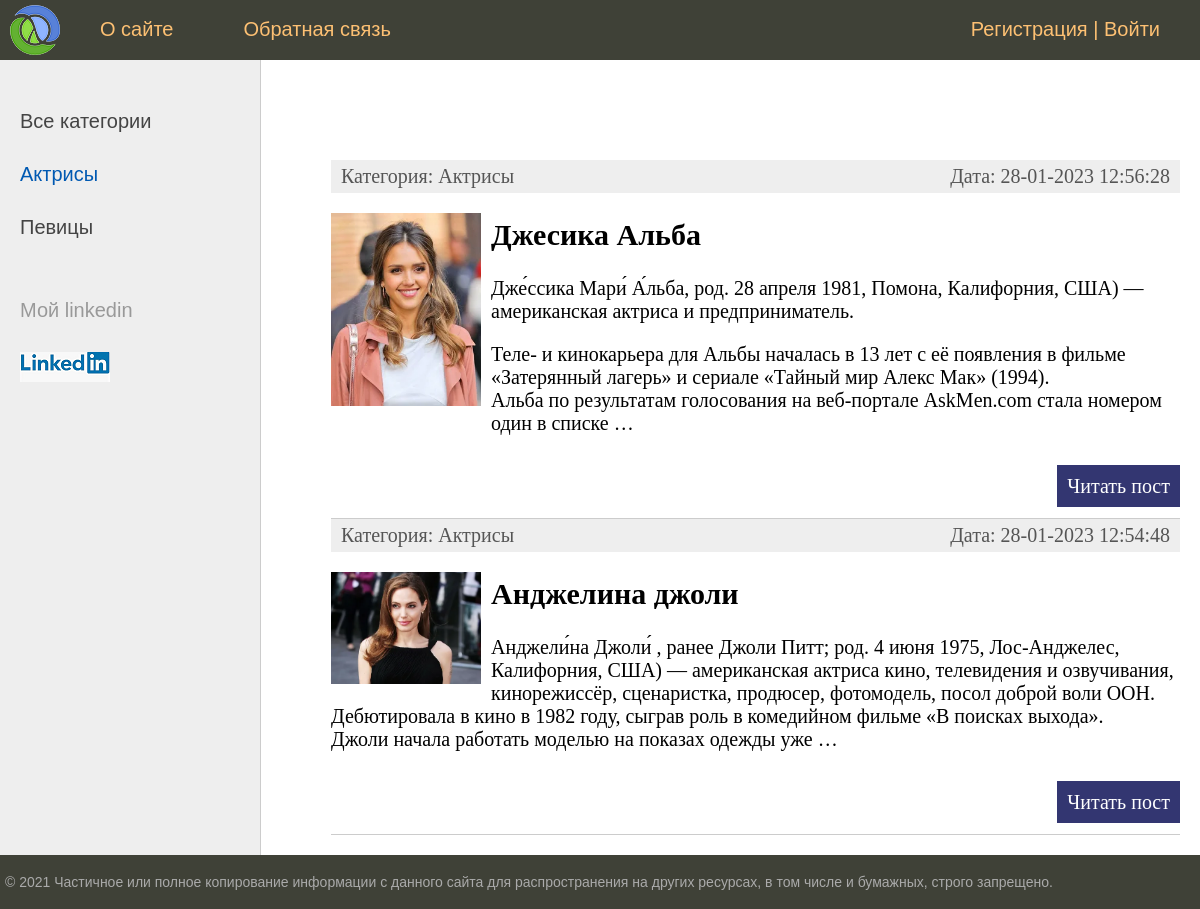
Screenshot of /category/aktrisy/ with the database file from the repository.
### women/models.py (models this page shows, shortened)
class Category(models.Model):
    name = models.CharField(max_length=100, db_index=True, verbose_name='Категория')
    slug = models.SlugField(max_length=255, unique=True, db_index=True, verbose_name='URL')
    def __str__(self):
        return self.name
    def get_absolute_url(self):
        return reverse('category', kwargs={'cat_slug': self.slug})
    class Meta:
        verbose_name = 'Категория'
        verbose_name_plural = 'Категории'
        ordering = ['id']

class Women(models.Model):
    title = models.CharField(max_length=255, verbose_name='Заголовок')
    slug = models.SlugField(max_length=255, unique=True, db_index=True,verbose_name='URL')
    content = models.TextField(blank=True, verbose_name='Текст статьи')
    photo = models.ImageField(upload_to="photos/%Y/%m/%d/",verbose_name='Фото')
    time_create = models.DateTimeField(auto_now_add=True, verbose_name='Время создания')
    time_update = models.DateTimeField(auto_now=True, verbose_name='Время изменения')
    is_published = models.BooleanField(default=True, verbose_name='Публикация')
    cat = models.ForeignKey('Category', on_delete=models.PROTECT, verbose_name='Категории')
    def get_absolute_url(self):
        return reverse('post', kwargs={'post_slug': self.slug})
    class Meta:
        verbose_name = 'Известные женщины'
        verbose_name_plural = 'Известные женщины'
        ordering = ['-time_create', 'title']

### women/views.py (the view)
# urls.py: path('category/<slug:cat_slug>/', WomenCategory.as_view(), name='category'),
class WomenCategory(DataMixin, ListView):
    model = Category
    template_name = 'women/index.html'
    context_object_name = 'posts'
    def get_queryset(self):
        return Women.objects.filter(cat__slug=self.kwargs['cat_slug'], is_published=True)
    def get_context_data(self, *, object_list=None, **kwargs):
        context = super().get_context_data(**kwargs)
        c_def = self.get_user_context(title='Категория -' + str(context['posts'][0].cat),
                                      cat_selected=context['posts'][0].cat_id)
        return dict(list(context.items()) + list(c_def.items()))

### women/utils.py (called while the page is built)
    def get_user_context(self, **kwargs):
        context = kwargs
        cats = Category.objects.all()
        user_menu = menu.copy()
        if not self.request.user.is_authenticated:
            user_menu.pop(1)
        context['menu'] = user_menu
        context['cats'] = cats
        if 'cat_selected' not in context:
            context['cat_selected'] = 0
        return context

### women/templates/women/index.html (shortened to what this page needs)
{% extends 'women/base.html' %}
{% block content %}
<ul class="list-articles">
	{% for p in posts %}
			<li><div class="article-panel">
	<p class="first"> Категория: {{p.cat}}</p>
	<p class="last"> Дата: {{p.time_update|date:'d-m-Y H:i:s'}}</p>
				</div>
				{% if p.photo %}
					<p><img class="img-article-left thumb" src="{{p.photo.url}}"></p>
				{% endif %}
				<h2>{{p.title}}</h2>
	{% autoescape on %}
	<p>{{p.content|linebreaks|truncatewords:50}}</p>
	{% endautoescape %}
			<p class="link-read-post"><a href="{{ p.get_absolute_url }}">Читать пост</a></p>
			</li>
	{% endfor %}
</ul>
{% endblock %}

### women/templates/women/base.html (shortened to what this page needs)
{% load static %}
{% load women_tags %}
<!DOCTYPE html>
<html>
<head>
	<link type="text/css" href="{% static 'women/css/styles.css' %}" rel="stylesheet" />
</head>
<body>
<table class="table-page" border=0 cellpadding="0" cellspacing="0">
<tr><td valign=top>
{% block mainmenu %}
		<div class="header">
			<ul id="mainmenu" class="mainmenu">
			<li class="logo"><a href="{% url 'home' %}"><div class="logo"></div></a></li>
{% for m in menu %}
			<li><a href="{% url m.url_name %}">{{m.title}}</a></li>
{% endfor %}
				{% if request.user.is_authenticated %}
				<li class="last"> {{user.username}} | <a href="{% url 'logout' %}"> Выйти</a> </li>
				{% else %}
				<li class="last"><a href="{% url 'register' %}"> Регистрация</a> | <a href="{% url 'login' %}">Войти</a></li>
				{% endif %}
			</ul>
		</div>
{% endblock mainmenu %}
<table class="table-content" border=0 cellpadding="0" cellspacing="0">
<tr>
	<td valign="top" class="left-chapters">
	<ul id="leftchapters">
{% if cat_selected == 0 %}
		<li class="selected"> Все категории</li>
{% else %}
		<li><a href="{% url 'home' %}">Все категории</a> </li>
{% endif %}
{% for c in cats %}
	{% if c.pk == cat_selected %}
		<li class="selected">{{c.name}}</li>
	{% else %}
		<li><a href="{{ c.get_absolute_url }}">{{c.name}}</a></li>
	{% endif %}
{% endfor %}
		<li class="share">
		<p> Мой linkedin </p>
		<a class="share-yt" href="https://www.linkedin.com/in/роман-попов-1b6368241/" target="_blank" rel="nofollow"></a>
		</li>
	</ul>
</td>
<td valign="top" class="content">
	<div class="content-text">
{% block content %}
{% endblock %}
	</div>
</td></tr></table>
</td></tr>
<tr><td valign=top>
	<div id="footer">
		<p>&copy; 2021 Частичное или полное копирование информации с данного сайта для распространения на других ресурсах, в том числе и бумажных, строго запрещено.</p>
	</div>
</td></tr></table>
</body>
</html>

### women/static/women/css/styles.css (style rules this page uses)
html, body { font-family: 'Arial'; margin: 0; padding: 0; height: 100%; width: 100%; color: #444; }
a { color: #0059b2; text-decoration: none; }
img { max-width: 600px; height: auto; }
img.img-article-left { max-width: 300px; height: auto; float: left; padding: 0 10px 10px 0; }
img.img-article-left.thumb { max-width: 150px; height: auto; }
p.link-read-post { text-align: right; }
p.link-read-post a { padding: 10px; min-width: 100px; background: #333671; color: #fff; text-decoration: none; }
div.article-panel { background: #eee; padding: 5px 10px 5px 10px; box-sizing: border-box; overflow: hidden; color: #555; }
div.article-panel p.first { margin: 0; float: left; }
div.article-panel p.last { margin: 0; float: right; }
ul.list-articles { list-style: none; margin: 0; padding: 0; }
ul.list-articles li { border-bottom: 1px solid #ccc; }
.table-page { width: 100%; height: 100%; vertical-align: top; }
.table-page tr { height: 100%; }
.header { background: #3F4137; height: 60px; }
.logo { background: url('../images/logo.png') no-repeat 10px 5px; width: 70px; height: 60px; }
ul.mainmenu { list-style: none; margin: 0; padding: 0; height: 60px; color: #fdc073; font-size: 20px; overflow: hidden; }
ul.mainmenu li { float: left; margin: 18px 40px 0 30px; }
ul.mainmenu li.logo { margin: 0; }
ul.mainmenu li.last { float: right; }
ul.mainmenu li a { color: #fdc073; text-decoration: none; }
.table-content { width: 100%; min-height: 100%; height: 100%; }
.left-chapters { margin: 0; background: #eee; border-right: 1px solid #ccc; min-height: 100%; }
.left-chapters ul { width: 230px; min-height: 100%; margin: 0; padding: 20px 10px 10px 20px; list-style: none; font-size: 20px; }
.left-chapters ul li { margin: 30px 0 0 0; color: #999; }
.left-chapters ul li.selected { color: #0059b2; }
.left-chapters ul li a { color: #444; text-decoration: none; }
.left-chapters ul li.share { margin: 60px 0 0 0; }
.left-chapters ul li.share p { margin: 30px 0 30px 0; }
.left-chapters ul li.share a { display: inline-block; width: 40px; height: 40px; margin: 0 20px 0 0; }
.left-chapters ul li.share a.share-yt { width: 100%; height: 30px; background: url('../images/linkedin.png') no-repeat 0 -15px }
.content { padding: 40px 20px 20px 40px; width: 100%; box-sizing: border-box; }
.content-text { margin: 60px 0 0 30px; color: #000; font-size: 20px; font-family: Yandex Sans Display Light; }
#footer { box-sizing: border-box; background: #3F4137; padding: 5px; color: #aaa; font-size: 14px; font-family: Verdana, Geneva, Arial, Helvetica; text-align: left; overflow: hidden; }

### rows the page displays
Category: name "Актрисы"
Category: name "Певицы"
Women: cat "Актрисы", time_update "28-01-2023 12:56:28", photo (picture), title "Джесика Альба", content "Дже́ссика Мари́ А́льба, род. 28 апреля 1981, Помона, Калифорния, США) — американская актриса и предприниматель. Теле- и кинокарьера для Альбы началась в 13 лет с её появления в фильме «Затерянный лагерь» и сериале «Тайный мир Алекс Мак» (1994). Альба по результатам голосования на веб-портале AskMen.com стала номером один в списке …"
Women: cat "Актрисы", time_update "28-01-2023 12:54:48", photo (picture), title "Анджелина джоли", content "Анджели́на Джоли́ , ранее Джоли Питт; род. 4 июня 1975, Лос-Анджелес, Калифорния, США) — американская актриса кино, телевидения и озвучивания, кинорежиссёр, сценаристка, продюсер, фотомодель, посол доброй воли ООН. Дебютировала в кино в 1982 году, сыграв роль в комедийном фильме «В поисках выхода». Джоли начала работать моделью на показах одежды уже …"

### other values shown
{{ m.title }} "О сайте" "Обратная связь"
